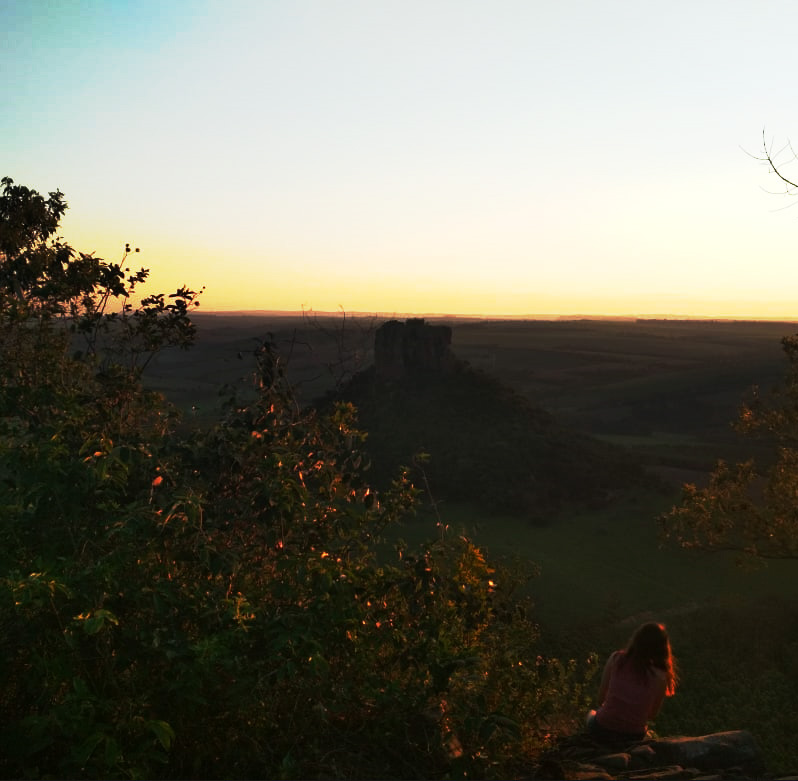
#> input picture rock.jpg, 798 x 781 px
$ python open_and_edit_image.py
#> lines starting #> are read from the running program, lines starting #| are printed output that depends on the picture
import cv2
import numpy as np

#caminho da imagem
imagePath = 'rock.jpg'

#link para a imagem utilizar - https://www.jbtc.com/foodtech/wp-content/uploads/sites/2/2021/08/Fruit-Vegetable-Processing.jpg

#lendo a imagem
image = cv2.imread(imagePath)
#> image is the input picture: shape (781, 798, 3); mean B, G, R 95.9, 108.8, 110

#criando image imagem do mesmo tamanho para ser o 'brilho'
bright = np.zeros_like(image)
#adicionaremos um brilho de 100 em cada pixel
bright[:,:,:] = [0,75,0] # (b,g,r)
#some 100 em cada pixel da imagem
brilho = cv2.add(image, bright)
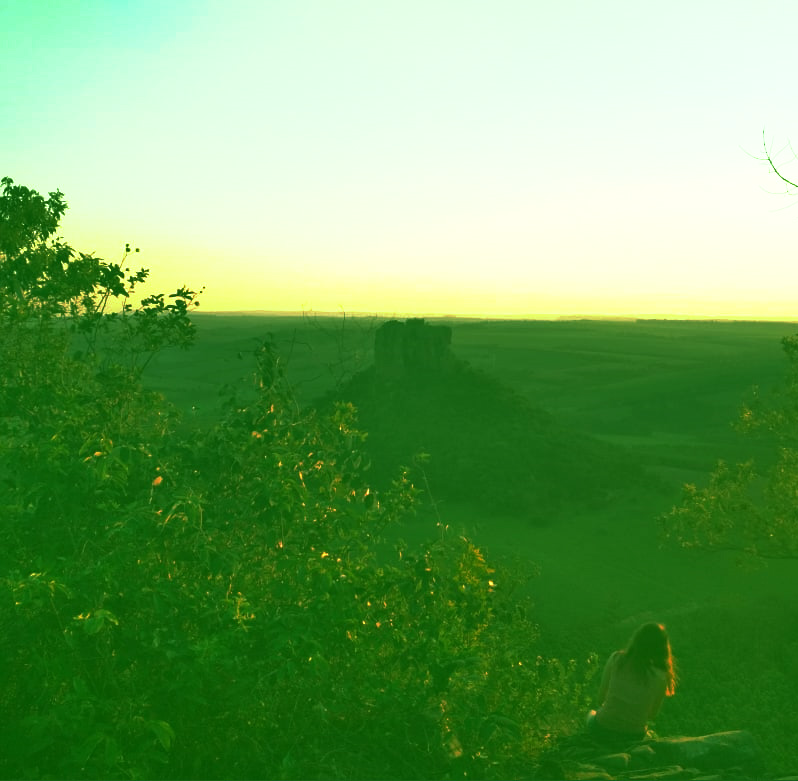
#> brilho: shape (781, 798, 3); mean B, G, R 95.9, 161.6, 110
#caso a soma ultrapasse 255 (máximo), limite-o a 255 (branco)
brilho[brilho > 255] = 255

#mostre a imagem original
cv2.imshow('image', image)
#mostre a imagem de brilho
cv2.imshow('brilho', brilho)
#espere um comando
cv2.waitKey()
